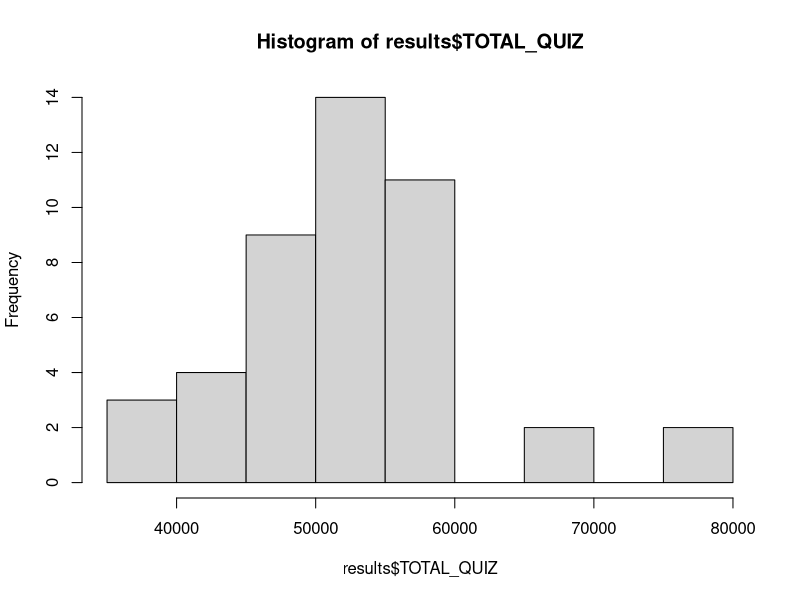
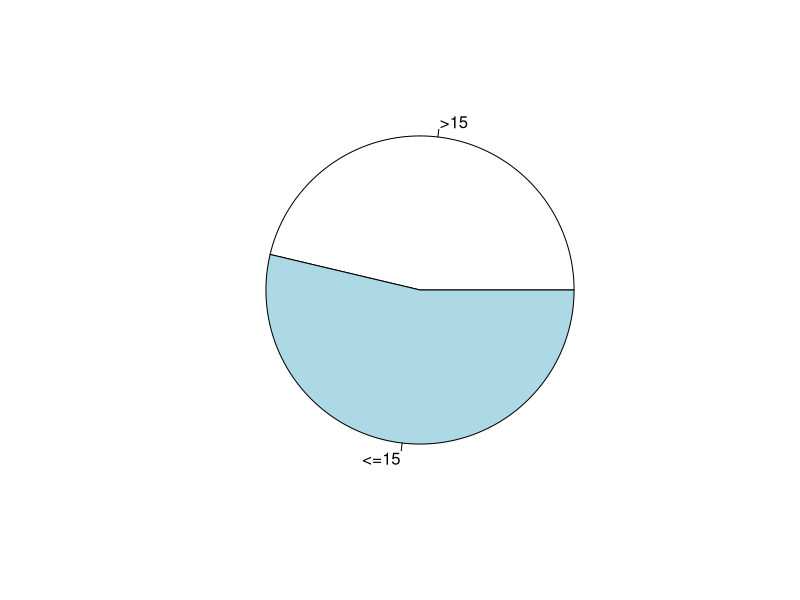
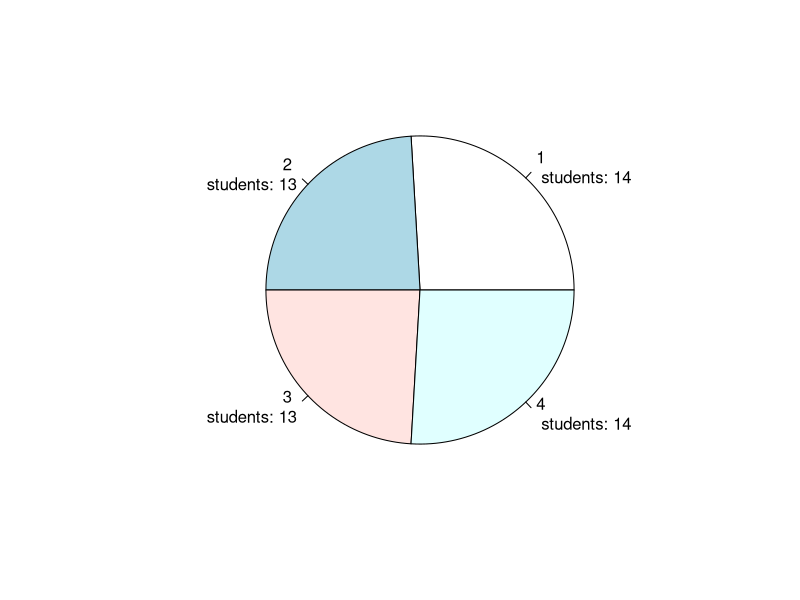
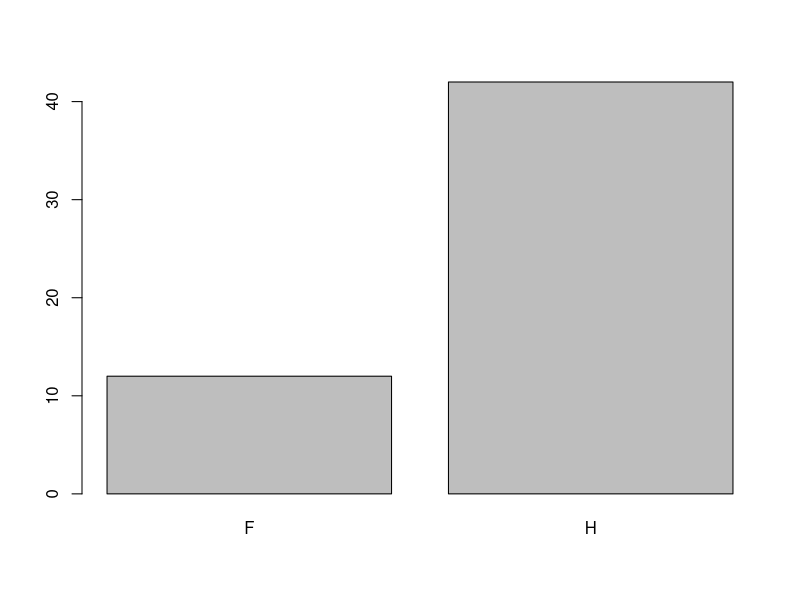
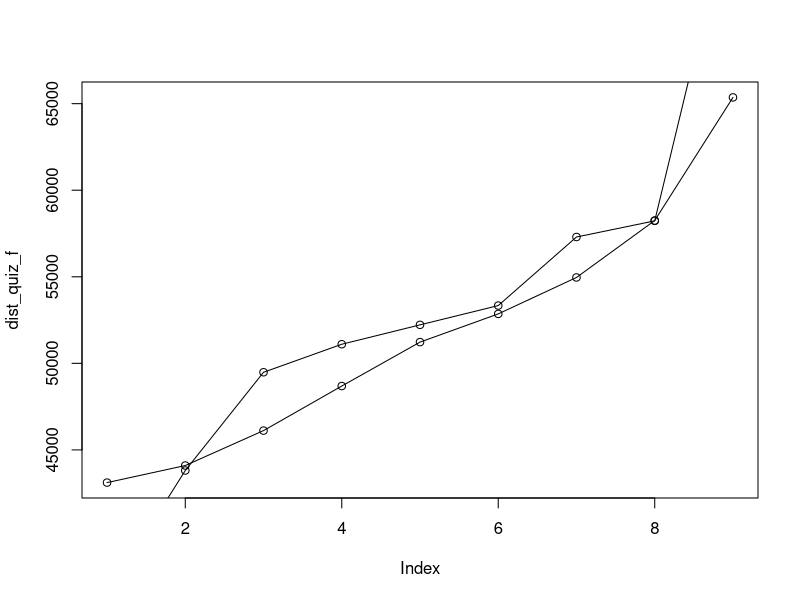
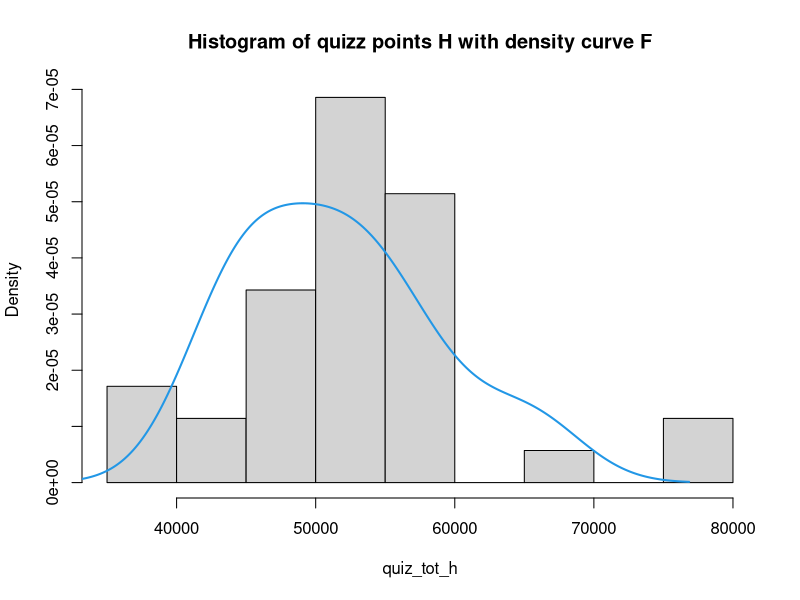
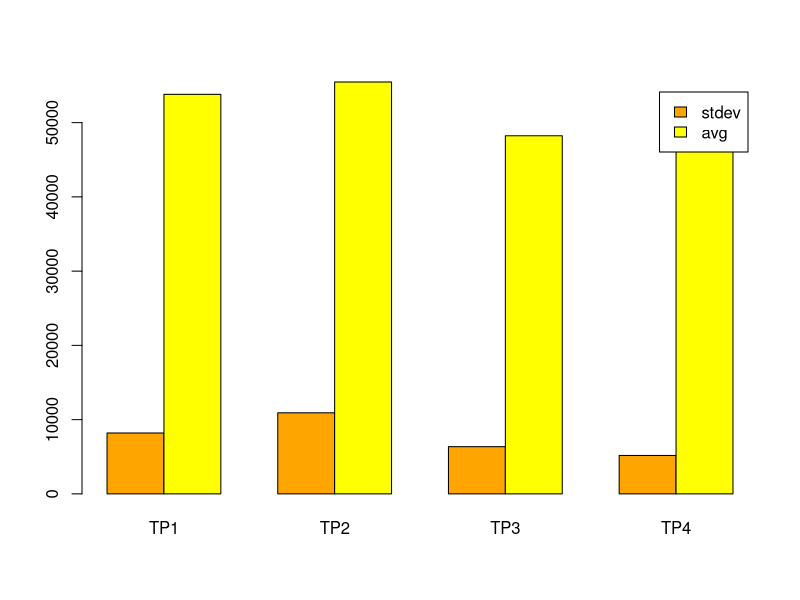
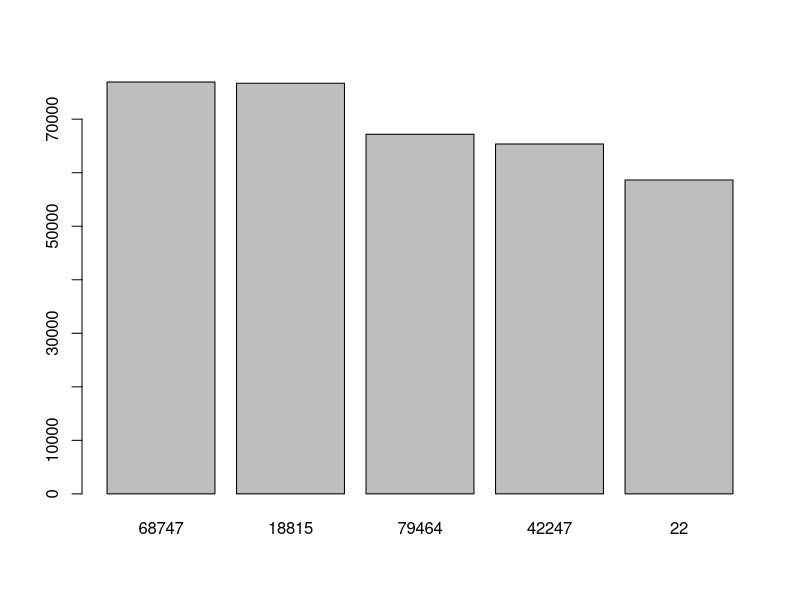

R code for these plots, in order: (Note: this script raises an error after producing the figures.)
# results taken from GITHUB !!!
results = read.csv('datasets/students_results.csv', sep=';')

# EX 1
nrow(results)
ncol(results)

colnames(results)
str(results)

results[, c('Groupe.TP', 'Groupe.TD')] = lapply(results[, c('Groupe.TP', 'Groupe.TD')], as.factor)
str(results)

# EX 2
results$TOTAL_QUIZ = results$QUIZ1 + results$QUIZ2
str(results)

results$AVG_QUIZ = results$TOTAL_QUIZ/2

hist(results$TOTAL_QUIZ)

# replacing comas by points
results$TP4 = gsub(',', '.', results$TP4)
results$TP2 = gsub(',', '.', results$TP2)
results$TP1 = gsub(',', '.', results$TP1)

# making floats of values
results$TP4 = as.double(results$TP4)
results$TP2 = as.double(results$TP2)
results$TP1 = as.double(results$TP1)

quantile(x=results$TP4, seq(0, 1, 0.1), na.rm = TRUE)

# representation TP4
over_15 = nrow(results[results$TP4 > 15, ])
pie(c(over_15, nrow(results)-over_15), labels=c('>15', '<=15'))


group_dist = table(results$Groupe.TP)

# beautiful pie chart with double labels
updated_lbls = paste(names(group_dist),'\n students:', group_dist, sep=' ')
pie(group_dist, labels=updated_lbls)


students_per_sex = table(results$Genre)
barplot(students_per_sex)


# EX 3
quiz_tot_h = results[results$Genre == 'H',]$TOTAL_QUIZ
quiz_tot_f = results[results$Genre == 'F',]$TOTAL_QUIZ

dist_quiz_h = quantile(quiz_tot_h, probs = seq(0,1,0.125), na.rm = TRUE)
dist_quiz_f = quantile(quiz_tot_f, probs = seq(0,1,0.125), na.rm = TRUE)

plot(dist_quiz_f, type='o')
lines(dist_quiz_h, type='o')

hist(quiz_tot_h, prob = TRUE, main = "Histogram of quizz points H with density curve F")
lines(density(dist_quiz_f), col = 4, lwd = 2)


mean(quiz_tot_f, na.rm=TRUE)
mean(quiz_tot_h, na.rm=TRUE)


stdevs = c()
means = c()

for (group in list(1, 2, 3, 4)) {
  print(group)
  marks = results[results$Groupe.TP == group,]$TOTAL_QUIZ
  stdevs = append(stdevs, sd(marks, na.rm=TRUE))
  means = append(means, mean(marks, na.rm=TRUE))
}


# double data series barplot of stdevs and average for quiz per TP group
barplot(rbind(stdevs,means),
        col=c("orange","yellow"),
        beside = TRUE,
        legend.text = c('stdev', 'avg'),
        names.arg = c('TP1', 'TP2', 'TP3', 'TP4'))



# top 5 students
best_scores = head(results[order(results$TOTAL_QUIZ, decreasing=TRUE),], 5)
barplot(best_scores$TOTAL_QUIZ, names.arg=best_scores$ID_etudiant)


# top 3 students of TP1 seems hardcoded w/o dplyr
top3tp1 = head(results[order(results$TOTAL_QUIZ, decreasing=TRUE), ][results$Groupe.TP == 1, ],3)


# EX 4
help('cor')

data(iris)

cor(x=iris$Sepal.Length, y=iris$Sepal.Width)

# install.packages('corrplot') before it didnt work on my computer btw...
library(corrplot)
cormatrix = cor(iris[ , -5])
corrplot(corrmatrix)
# TP4-TP2 are most correlated

